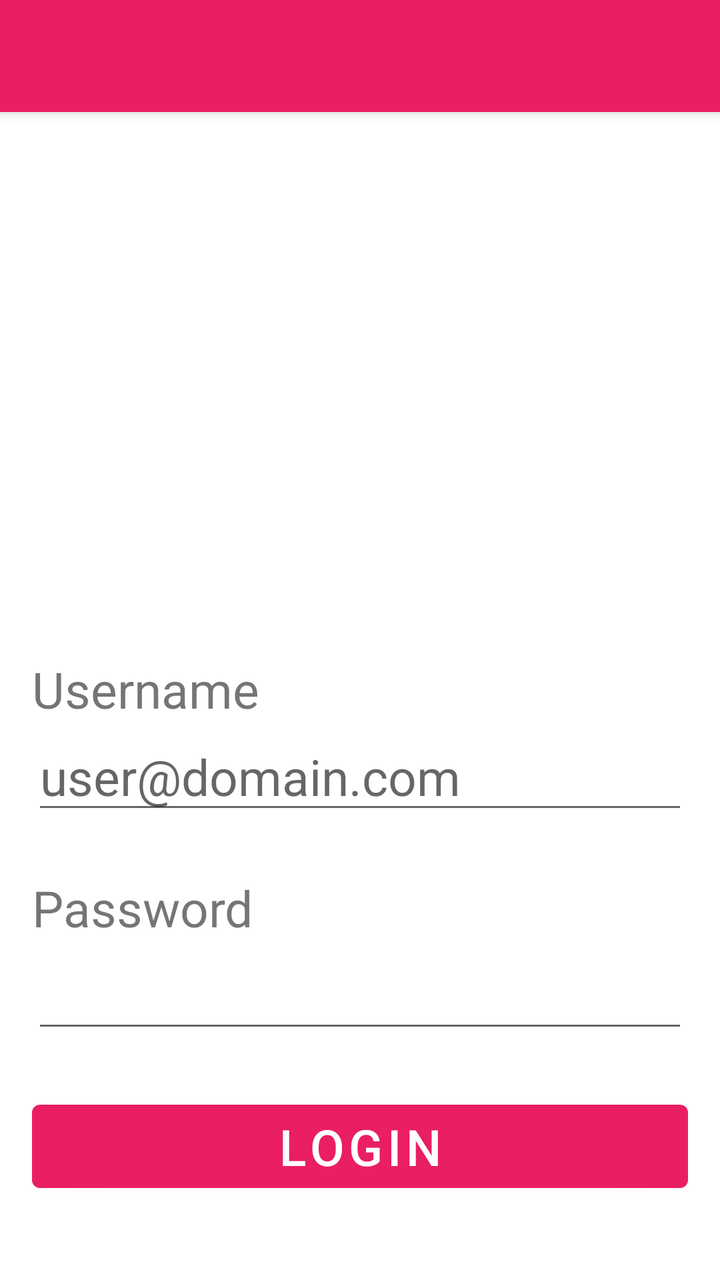
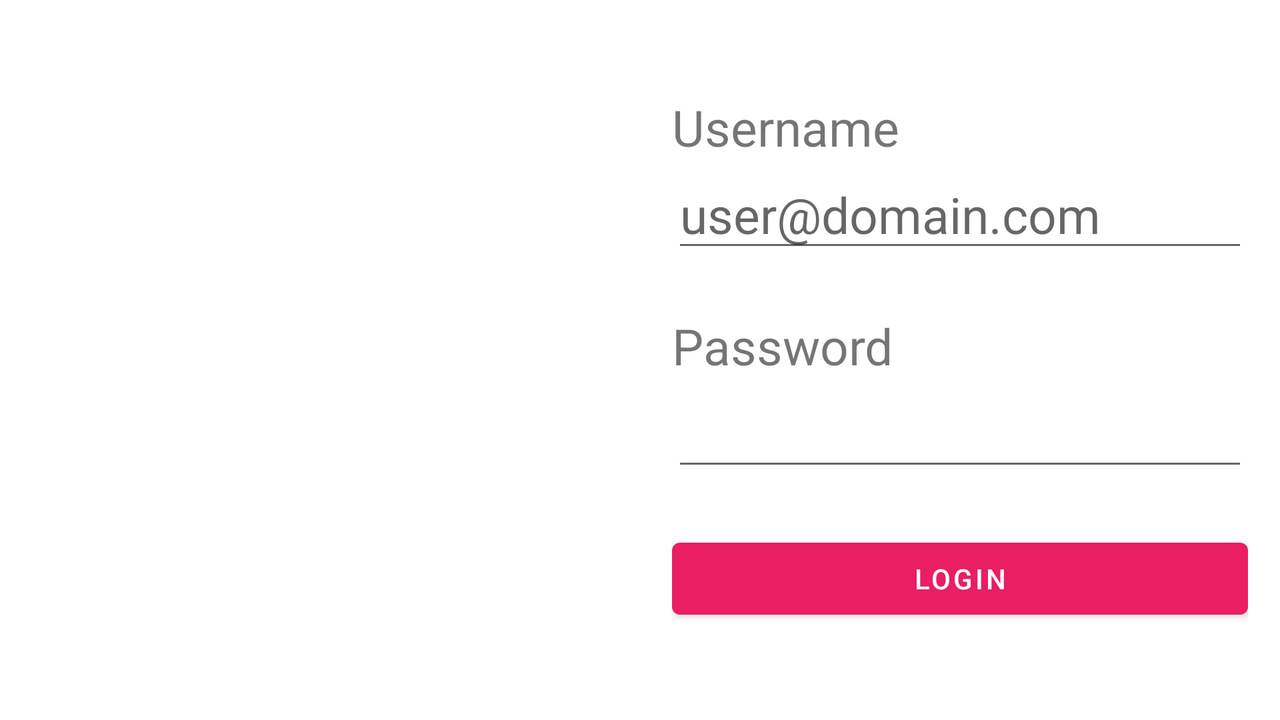

Compare how this app lays out the same screen by default and in its alternative resource folder. The renders come first, then the two layout files and the values they reference.
<!-- AndroidManifest.xml: activity theme Theme.AppGrupo132 -->
<!-- res/layout/activity_main.xml -->
<?xml version="1.0" encoding="utf-8"?>
<LinearLayout xmlns:android="http://schemas.android.com/apk/res/android"
    xmlns:app="http://schemas.android.com/apk/res-auto"
    xmlns:tools="http://schemas.android.com/tools"
    android:layout_width="match_parent"
    android:layout_height="match_parent"
    android:orientation="vertical"
    tools:context=".MainActivity" >

    <androidx.appcompat.widget.Toolbar
        android:id="@+id/my_toolbar"
        android:layout_width="match_parent"
        android:layout_height="?attr/actionBarSize"
        android:background="?attr/colorPrimary"
        android:elevation="4dp"
        android:theme="@style/ThemeOverlay.AppCompat.ActionBar"
        app:popupTheme="@style/ThemeOverlay.AppCompat.Light"
        app:titleTextColor="@color/white" />

    <LinearLayout
        android:layout_width="match_parent"
        android:layout_height="wrap_content"
        android:layout_margin="16dp"
        android:gravity="center"
        android:orientation="horizontal">

        <ImageView
            android:id="@+id/imageView"
            android:layout_width="200dp"
            android:layout_height="200dp"
            app:srcCompat="@drawable/u_de_caldas" />

        <ImageView
            android:id="@+id/imageView2"
            android:layout_width="200dp"
            android:layout_height="200dp"
            app:srcCompat="@drawable/misiontic" />

    </LinearLayout>

    <LinearLayout
        android:layout_width="match_parent"
        android:layout_height="match_parent"
        android:layout_margin="16dp"
        android:gravity="center_vertical"
        android:orientation="vertical">

        <TextView
            android:layout_width="wrap_content"
            android:layout_height="wrap_content"
            android:text="Username"
            android:textSize="25sp" />

        <EditText
            android:id="@+id/edtUsername"
            android:layout_width="match_parent"
            android:layout_height="wrap_content"
            android:ems="10"
            android:hint="@string/hint_username"
            android:inputType="textPersonName"
            android:textSize="25sp" />

        <TextView
            android:layout_width="wrap_content"
            android:layout_height="wrap_content"
            android:layout_marginTop="25dp"
            android:text="@string/text_password"
            android:textSize="25sp" />

        <EditText
            android:id="@+id/edtPassword"
            android:layout_width="match_parent"
            android:layout_height="wrap_content"
            android:ems="10"
            android:inputType="textPassword"
            android:textSize="25sp" />

        <Button
            android:id="@+id/btnLogin"
            android:layout_width="match_parent"
            android:layout_height="wrap_content"
            android:layout_marginTop="25dp"
            android:onClick="onLogin"
            android:text="@string/button_login"
            android:textSize="25sp" />

    </LinearLayout>

</LinearLayout>
<!-- resources referenced by this layout -->
<resources>
  <color name="white">#FFFFFFFF</color>
  <string name="button_login">LOGIN</string>
  <string name="hint_username">user@domain.com</string>
  <string name="text_password">Password</string>
  <style name="Theme.AppGrupo132" parent="Theme.MaterialComponents.DayNight.NoActionBar">
          
          <item name="colorPrimary">@color/red_500</item>
          <item name="colorPrimaryVariant">@color/red_700</item>
          <item name="colorOnPrimary">@color/white</item>
          
          <item name="colorSecondary">@color/teal_200</item>
          <item name="colorSecondaryVariant">@color/teal_700</item>
          <item name="colorOnSecondary">@color/black</item>
          
          <item name="android:statusBarColor" tools:targetApi="l">?attr/colorPrimaryVariant</item>
          
      </style>
  <color name="red_500">#E91E63</color>
  <color name="red_700">#C2185B</color>
  <color name="teal_200">#FF03DAC5</color>
  <color name="teal_700">#FF018786</color>
  <color name="black">#FF000000</color>
</resources>
<!-- res/layout-land/activity_main.xml (the repository's variant of the layout above) -->
<!-- drawn on the phone turned sideways -->
<?xml version="1.0" encoding="utf-8"?>
<LinearLayout xmlns:android="http://schemas.android.com/apk/res/android"
    xmlns:app="http://schemas.android.com/apk/res-auto"
    xmlns:tools="http://schemas.android.com/tools"
    android:layout_width="match_parent"
    android:layout_height="match_parent"
    android:orientation="horizontal"
    tools:context=".MainActivity">

    <LinearLayout
        android:layout_width="1px"
        android:layout_height="match_parent"
        android:layout_margin="16dp"
        android:layout_weight="1"
        android:gravity="center"
        android:orientation="vertical">

        <ImageView
            android:id="@+id/imageView"
            android:layout_width="150dp"
            android:layout_height="150dp"
            app:srcCompat="@drawable/u_de_caldas" />

        <ImageView
            android:id="@+id/imageView2"
            android:layout_width="150dp"
            android:layout_height="150dp"
            app:srcCompat="@drawable/misiontic" />

    </LinearLayout>

    <LinearLayout
        android:layout_width="1px"
        android:layout_height="match_parent"
        android:layout_margin="16dp"
        android:layout_weight="1"
        android:gravity="center_vertical"
        android:orientation="vertical">

        <TextView
            android:id="@+id/textView"
            android:layout_width="wrap_content"
            android:layout_height="wrap_content"
            android:text="@string/text_username"
            android:textSize="25sp" />

        <EditText
            android:id="@+id/edtUsername"
            android:layout_width="match_parent"
            android:layout_height="wrap_content"
            android:ems="10"
            android:hint="@string/hint_username"
            android:inputType="textPersonName"
            android:textSize="25sp" />

        <TextView
            android:id="@+id/textView2"
            android:layout_width="wrap_content"
            android:layout_height="wrap_content"
            android:layout_marginTop="25dp"
            android:text="@string/text_password"
            android:textSize="25sp" />

        <EditText
            android:id="@+id/edtPassword"
            android:layout_width="match_parent"
            android:layout_height="wrap_content"
            android:ems="10"
            android:inputType="textPassword"
            android:textSize="25sp" />

        <Button
            android:id="@+id/btnLogin"
            android:layout_width="match_parent"
            android:layout_height="wrap_content"
            android:layout_marginTop="25dp"
            android:text="@string/button_login" />

    </LinearLayout>

</LinearLayout>
<!-- resources referenced by the variant -->
<!-- as the phone turned sideways resolves them -->
<resources>
  <string name="button_login">LOGIN</string>
  <string name="hint_username">user@domain.com</string>
  <string name="text_password">Password</string>
  <string name="text_username">Username</string>
  <style name="Theme.AppGrupo132" parent="Theme.MaterialComponents.DayNight.NoActionBar">
          
          <item name="colorPrimary">@color/red_500</item>
          <item name="colorPrimaryVariant">@color/red_700</item>
          <item name="colorOnPrimary">@color/white</item>
          
          <item name="colorSecondary">@color/teal_200</item>
          <item name="colorSecondaryVariant">@color/teal_700</item>
          <item name="colorOnSecondary">@color/black</item>
          
          <item name="android:statusBarColor" tools:targetApi="l">?attr/colorPrimaryVariant</item>
          
      </style>
  <color name="red_500">#E91E63</color>
  <color name="red_700">#C2185B</color>
  <color name="white">#FFFFFFFF</color>
  <color name="teal_200">#FF03DAC5</color>
  <color name="teal_700">#FF018786</color>
  <color name="black">#FF000000</color>
</resources>
